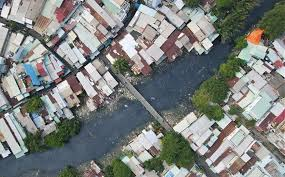
#> input picture baitap/anh1.jpg, 285 x 177 px
$ python k-men.py
#> lines starting #> are read from the running program, lines starting #| are printed output that depends on the picture; after the words box and inside, x2 and y2 are one past the last pixel; in counts of white or black regions, pixels touching at a corner belong together
import cv2
import numpy as np
from sklearn.cluster import KMeans
from sklearn.datasets import load_iris
from sklearn.metrics import adjusted_rand_score, f1_score
from sklearn.preprocessing import StandardScaler
import matplotlib.pyplot as plt

# Đọc và chuẩn bị dữ liệu IRIS
data_iris = load_iris()
X_iris = data_iris.data
y_iris = data_iris.target  # Nhãn thật của IRIS dataset

# Chuẩn hóa dữ liệu IRIS
scaler = StandardScaler()
X_iris = scaler.fit_transform(X_iris)

# Số cụm (IRIS có 3 loại hoa)
n_clusters_iris = 3

# 1. K-means trên IRIS
kmeans_iris = KMeans(n_clusters=n_clusters_iris, random_state=0)
kmeans_labels_iris = kmeans_iris.fit_predict(X_iris)

# Đánh giá phân cụm K-means trên IRIS
rand_kmeans_iris = adjusted_rand_score(y_iris, kmeans_labels_iris)
f1_kmeans_iris = f1_score(y_iris, kmeans_labels_iris, average='macro')

# Đọc ảnh giao thông (ảnh vệ tinh)
image = cv2.imread('anh1.jpg')
#> image is the input picture: shape (177, 285, 3); mean B, G, R 125.8, 128.6, 124.9
if image is None:
    print("Error: Image not loaded. Check the file path.")
    exit()

# Chuyển ảnh sang RGB và chuyển thành mảng 2D
image_rgb = cv2.cvtColor(image, cv2.COLOR_BGR2RGB)
pixels = image_rgb.reshape(-1, 3)

# Số cụm muốn phân (ví dụ 2)
n_clusters_img = 2

# 2. K-means trên ảnh giao thông
kmeans_img = KMeans(n_clusters=n_clusters_img, random_state=0)
kmeans_labels_img = kmeans_img.fit_predict(pixels)
kmeans_image = kmeans_labels_img.reshape(image.shape[:2])
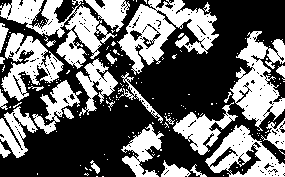
#> kmeans_image: shape (177, 285) int32; values 0 (black) and 1 (white), 40.9% white; 174 white regions (145 under 20 px), largest, box (x1, y1, x2, y2) and area: (117, 0, 219, 75) 3357, (0, 0, 117, 69) 2915, (230, 31, 285, 131) 2730

# Hiển thị ảnh phân cụm
fig, axs = plt.subplots(1, 2, figsize=(10, 5))
axs[0].imshow(image_rgb)
axs[0].set_title('Original Image')
axs[1].imshow(kmeans_image, cmap='viridis')
axs[1].set_title('K-means Clustering on Traffic Image')
plt.show()
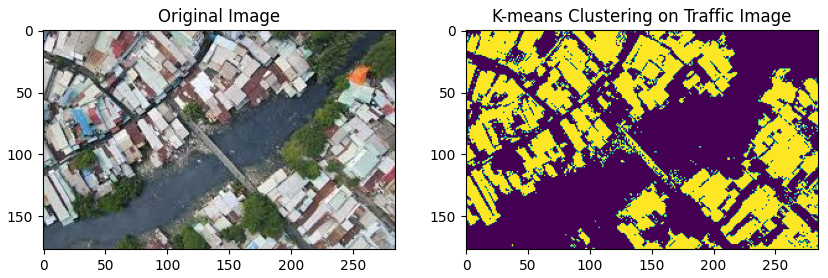
#> figure drawn by matplotlib, 2 panels

# In kết quả đánh giá cho dữ liệu IRIS
print("Adjusted Rand Index on IRIS dataset (K-means):", rand_kmeans_iris)
print("F1-score on IRIS dataset (K-means):", f1_kmeans_iris)
